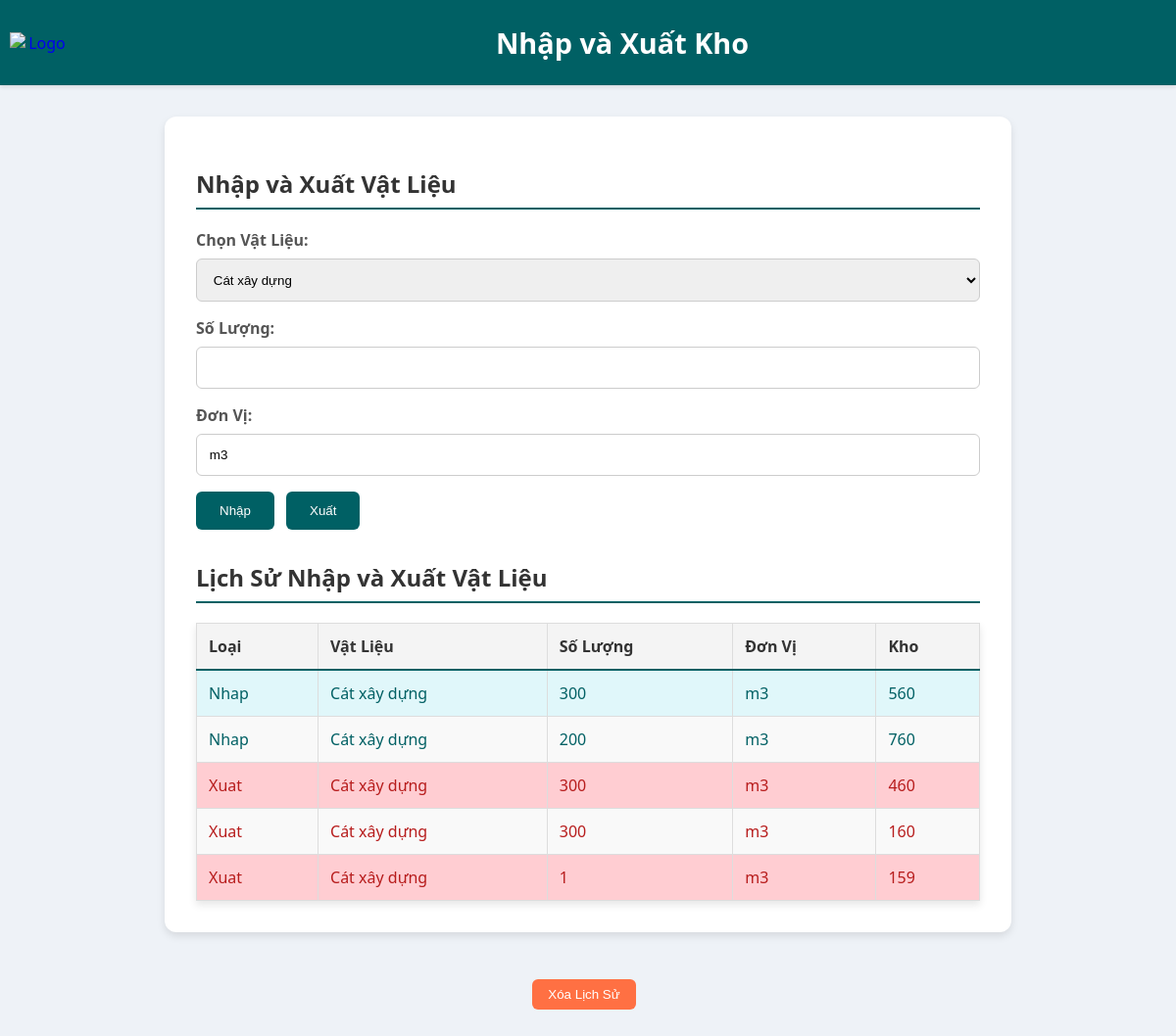
The page /nhapxuatvl.php on the database its author committed.
### tables this page shows
CREATE TABLE `inventory_history` (
  `id` int(11) NOT NULL,
  `material_id` int(11) DEFAULT NULL,
  `quantity` int(11) DEFAULT NULL,
  `type` enum('Nhap','Xuat') DEFAULT NULL,
  `created_at` timestamp NOT NULL DEFAULT current_timestamp(),
  `unit` varchar(50) DEFAULT NULL,
  `remaining_quantity` int(11) DEFAULT NULL
);

CREATE TABLE `materials` (
  `id` int(11) NOT NULL,
  `name` varchar(50) NOT NULL,
  `quantity` int(11) NOT NULL,
  `price` varchar(50) NOT NULL,
  `unit` varchar(50) DEFAULT NULL
);

### nhapxuatvl.php (the view, shortened to what this page needs)
<?php
$servername = "localhost";
$username = "root";
$password = "";
$dbname = "quan_ly_vat_lieu";
$conn = new mysqli($servername, $username, $password, $dbname);
function getMaterials() {
    global $conn;
    $sql = "SELECT * FROM materials";
    $result = $conn->query($sql);
    $materials = array();
    if ($result->num_rows > 0) {
        while($row = $result->fetch_assoc()) {
            $materials[] = $row;
        }
    }
    return $materials;
}
function getInventoryHistory() {
    global $conn;
    $sql = "SELECT ih.*, m.name, m.unit
            FROM inventory_history ih
            JOIN materials m ON ih.material_id = m.id
            ORDER BY ih.id";
    $result = $conn->query($sql);
    $history = array();
    if ($result->num_rows > 0) {
        while ($row = $result->fetch_assoc()) {
            $history[] = $row;
        }
    }
    return $history;
}
$materials = getMaterials();
$history = getInventoryHistory();
?>
<!DOCTYPE html>
<html lang="vi">
<head>
</head>
<body>
    <header>
        <a href="dashboard.php"><img src="./img/qdd.png" alt="Logo"></a>
        <h1>Nhập và Xuất Kho</h1>
    </header>
    <div class="container">
        <h2>Nhập và Xuất Vật Liệu</h2>
        <form method="POST">
            <div>
                <label for="material">Chọn Vật Liệu:</label>
                <select id="material" name="material" required>
                    <?php foreach ($materials as $material) : ?>
                    <option value="<?php echo $material['id']; ?>"><?php echo $material['name']; ?></option>
                    <?php endforeach; ?>
                </select>
            </div>
            <div>
                <label for="quantity">Số Lượng:</label>
                <input type="number" id="quantity" name="quantity" required>
            </div>
            <div>
                <label for="unit">Đơn Vị:</label>
                <input type="text" id="unit" name="unit" readonly required>
            </div>
            <button type="submit" name="import">Nhập</button>
            <button type="submit" name="export">Xuất</button>
        </form>
        <h2>Lịch Sử Nhập và Xuất Vật Liệu</h2>
        <table>
            <thead>
                <tr>
                    <th>Loại</th>
                    <th>Vật Liệu</th>
                    <th>Số Lượng</th>
                    <th>Đơn Vị</th>
                    <th>Kho</th>
                </tr>
            </thead>
            <tbody>
                <?php foreach ($history as $item) : ?>
                <tr class="<?php echo strtolower($item['type']); ?>">
                    <td><?php echo $item['type']; ?></td>
                    <td><?php echo $item['name']; ?></td>
                    <td><?php echo $item['quantity']; ?></td>
                    <td><?php echo $item['unit']; ?></td>
                    <td><?php echo $item['remaining_quantity']; ?></td>
                </tr>
                <?php endforeach; ?>
            </tbody>
        </table>
    </div>
    <div class="action-buttons">
        <form method="POST">
            <button type="submit" name="clear_history">Xóa Lịch Sử</button>
        </form>
    </div>
</body>
</html>

### nhapxuatvl.php (style rules this page uses)
body { font-family: 'Segoe UI', Tahoma, Geneva, Verdana, sans-serif; margin: 0; padding: 0; background-color: #eef2f7; display: flex; flex-direction: column; align-items: center; }
header { background-color: #006064; width: 100%; color: #fff; padding: 1.5rem 0; text-align: center; position: relative; box-shadow: 0 2px 4px rgba(0, 0, 0, 0.1); }
header img { position: absolute; left: 10px; top: 50%; transform: translateY(-50%); width: 60px; }
header h1 { margin: 0; margin-left: 70px; font-size: 1.8rem; }
.container { width: 90%; max-width: 800px; margin: 2rem auto; background-color: #fff; padding: 2rem; box-shadow: 0 4px 8px rgba(0, 0, 0, 0.1); border-radius: 12px; }
h2 { color: #333; border-bottom: 2px solid #006064; padding-bottom: 0.5rem; }
form { margin-bottom: 2rem; }
form div { margin-bottom: 1rem; }
label { display: block; margin-bottom: 0.5rem; font-weight: bold; color: #555; }
input[type="number"], select, input[type="text"] { width: 100%; padding: 0.8rem; box-sizing: border-box; border: 1px solid #ccc; border-radius: 6px; transition: border-color 0.3s; }
button { padding: 0.75rem 1.5rem; color: #fff; background-color: #006064; border: none; border-radius: 6px; cursor: pointer; transition: background-color 0.3s; margin-right: 0.5rem; }
table { width: 100%; border-collapse: collapse; margin-top: 1rem; box-shadow: 0 4px 8px rgba(0, 0, 0, 0.1); }
table, th, td { border: 1px solid #ddd; }
th, td { padding: 0.75rem; text-align: left; }
th { background-color: #f4f4f4; color: #333; border-bottom: 2px solid #006064; }
tr:nth-child(even) { background-color: #f9f9f9; }
.nhap { background-color: #e0f7fa; color: #006064; }
.xuat { background-color: #ffcdd2; color: #b71c1c; }
.action-buttons { display: flex; gap: 0.5rem; margin-top: 1rem; }
.action-buttons button { padding: 0.5rem 1rem; color: #fff; background-color: #ff7043; border: none; border-radius: 6px; cursor: pointer; transition: background-color 0.3s; }

### rows shown on the page
inventory_history: type "Nhap", material.name "Cát xây dựng", quantity "300", material.unit "m3", remaining_quantity "560"
inventory_history: type "Nhap", material.name "Cát xây dựng", quantity "200", material.unit "m3", remaining_quantity "760"
inventory_history: type "Xuat", material.name "Cát xây dựng", quantity "300", material.unit "m3", remaining_quantity "460"
inventory_history: type "Xuat", material.name "Cát xây dựng", quantity "300", material.unit "m3", remaining_quantity "160"
inventory_history: type "Xuat", material.name "Cát xây dựng", quantity "1", material.unit "m3", remaining_quantity "159"

### other values the page prints
form field material "Cát xây dựng"
